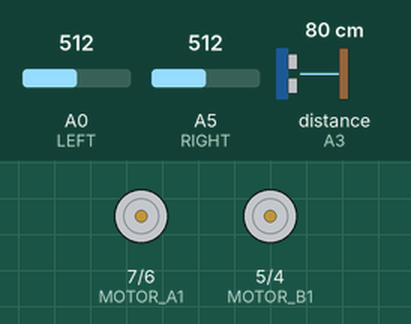
Simulated run of this sketch. Board: Arduino Uno, built with avr-gcc and run on an emulated ATmega328P. On the bench: motor-driver pin pairs drawn as motors (green arrow = first pin HIGH = forward, orange = second pin HIGH = backward, longer = more drive, scaled by the enable pin). Inputs (shaded band) come from the test bench; at power-on: distance to the obstacle (sensor on A3) 80 cm, A0 (LEFT) = 512, A5 (RIGHT) = 512. The echo pulse lasts 58.3 µs per cm.

Above: at 1.2 s.
1.3 s: distance to the obstacle (sensor on A3) set to 12 cm
2.8 s: distance to the obstacle (sensor on A3) set to 9 cm
At 3.7 s:
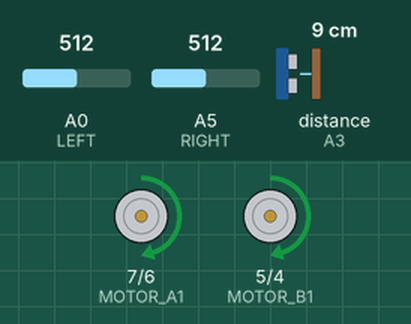
At 5.1 s:
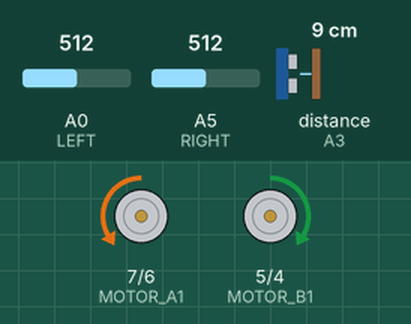
Timing chart, 0 to 11.8 s (numbered marks = the images above; inputs shaded):
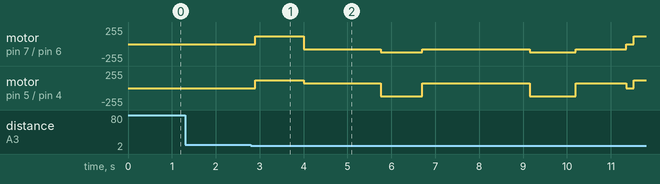

Measured:
- the behaviour switches between 11 and 10 cm on distance to the obstacle (sensor on A3) (found by bisection; images 0 and 1)
- after the input at 1.3 s, every drawn part: stays the same

The sketch:

LineFollowerObstacleAvoidance.ino
```cpp
#include <NewPing.h>  //liberrary for uss

// ***Motor driver pins****
#define ENA 9       //ENA connected to digital pin 9
#define ENB 3       //ENB connected to digital pin 3
#define MOTOR_A1 7  // MOTOR_A1 connected to digital pin 7
#define MOTOR_A2 6  // MOTOR_A2 connected to digital pin 6
#define MOTOR_B1 5  // MOTOR_B1 connected to digital pin 5
#define MOTOR_B2 4  // MOTOR_B2 connected to digital pin 4

//*** IR sensor pins****
#define RIGHT A5  // RIGHT sensor connected to analog pin A5
#define LEFT A0   // LEFT sensor connected to analog pin A0

//*** USS pins***
#define TRIG A2                           // TRIG PIN connected to analog pin A2
#define ECHO A3                           // ECHO PIN connected to analog pin A3
#define MAX_DISTANCE 200                  // Define Maximum Distance
NewPing sonar(TRIG, ECHO, MAX_DISTANCE);  //creating a constructor **sonar** for the USS

//Robot parameters
#define ir_Treg 35
#define forwardspeed 120
#define turn_speed 165

void setup() {
  pinMode(ENA, OUTPUT);  // initialize ENA pin as an output
  pinMode(ENB, OUTPUT);  // initialize ENB pin as an output

  pinMode(MOTOR_A1, OUTPUT);  // initialize MOTOR_A1 pin as an output
  pinMode(MOTOR_A2, OUTPUT);  // initialize MOTOR_A2 pin as an output

  pinMode(MOTOR_B1, OUTPUT);  // initialize MOTOR_B1 pin as an output
  pinMode(MOTOR_B2, OUTPUT);  // initialize MOTOR_B2 pin as an output

  pinMode(RIGHT, INPUT);  // initialize RIGHT pin as an input
  pinMode(LEFT, INPUT);   // initialize LEFT pin as an input
}

void loop() {
  delay(70);

  int distance = sonar.ping_cm();  //calculating the distance between the USS and the obstacle in cm

  if (distance == 0) {  // because if the sensor did not sense anything in its range it returns zero
    distance = 30;
  }
  //***Robot movments on the line
  if (distance <= 10) {                    // if there is anything away 10 cm in front of the robot
    avoid(750, 75, 120);  // turn around the obstacle
  }
  if (analogRead(RIGHT) <= ir_Treg && analogRead(LEFT) <= ir_Treg) {
    moveForward(forwardspeed);

  } else if (!analogRead(RIGHT) <= ir_Treg && analogRead(LEFT) <= ir_Treg) {
    turnLeft(turn_speed);

  } else if (analogRead(RIGHT) <= ir_Treg && !analogRead(LEFT) <= ir_Treg) {
    turnRight(turn_speed);

  } else if (!analogRead(RIGHT) <= ir_Treg && !analogRead(LEFT) <= ir_Treg) {
    Stop();
  }
}


// ***code Functions***
void Stop() {
  analogWrite(ENA, 0);  //set right motors speed
  analogWrite(ENB, 0);  //set left motors speed
}

void turnLeft(int speed) {
  analogWrite(ENA, speed);  //set right motors speed
  analogWrite(ENB, speed);  //set left motors speed

  //run right motors clockwise
  digitalWrite(MOTOR_A1, LOW);
  digitalWrite(MOTOR_A2, HIGH);

  //run left motors anti-clockwise
  digitalWrite(MOTOR_B1, LOW);
  digitalWrite(MOTOR_B2, HIGH);
}
void turnRight(int speed) {
  analogWrite(ENA, speed);  //set right motors speed
  analogWrite(ENB, speed);  //set left motors speed

  //run right motors anti-clockwise
  digitalWrite(MOTOR_A1, HIGH);
  digitalWrite(MOTOR_A2, LOW);
  //run left motors clockwise
  digitalWrite(MOTOR_B1, HIGH);
  digitalWrite(MOTOR_B2, LOW);
}

void moveForward(int speed) {
  analogWrite(ENA, speed);  // set right motors speed
  analogWrite(ENB, speed);  // set left motors speed

  //run right motors clockwise
  digitalWrite(MOTOR_A1, LOW);
  digitalWrite(MOTOR_A2, HIGH);

  //run left motors clockwise
  digitalWrite(MOTOR_B1, HIGH);
  digitalWrite(MOTOR_B2, LOW);
}

void avoid(int delayTime, int Fspeed, int Tspeed) {

  //a function  that givs the robot the right movments to turn around any obstical
  Stop();
  delay(100);

  turnRight(Tspeed);
  delay(350 + delayTime);

  moveForward(Fspeed);
  delay(1000 + delayTime);

  turnLeft(Tspeed);
  delay(200 + delayTime);

  moveForward(Fspeed);
  delay(1700 + delayTime);

  turnLeft(Tspeed);
  delay(300 + delayTime);

  while(analogRead(RIGHT) <= ir_Treg || analogRead(LEFT) <= ir_Treg){
    moveForward(Fspeed);
    if(!analogRead(RIGHT) <= ir_Treg || !analogRead(LEFT) <= ir_Treg){
      break;
    }
  }
  moveForward(Fspeed);
  delay(400+delayTime);
}
  /*moveForward(Fspeed);
  delay(400+delayTime);
  turnRight(100);
  delay(400+delayTime);*/
```
